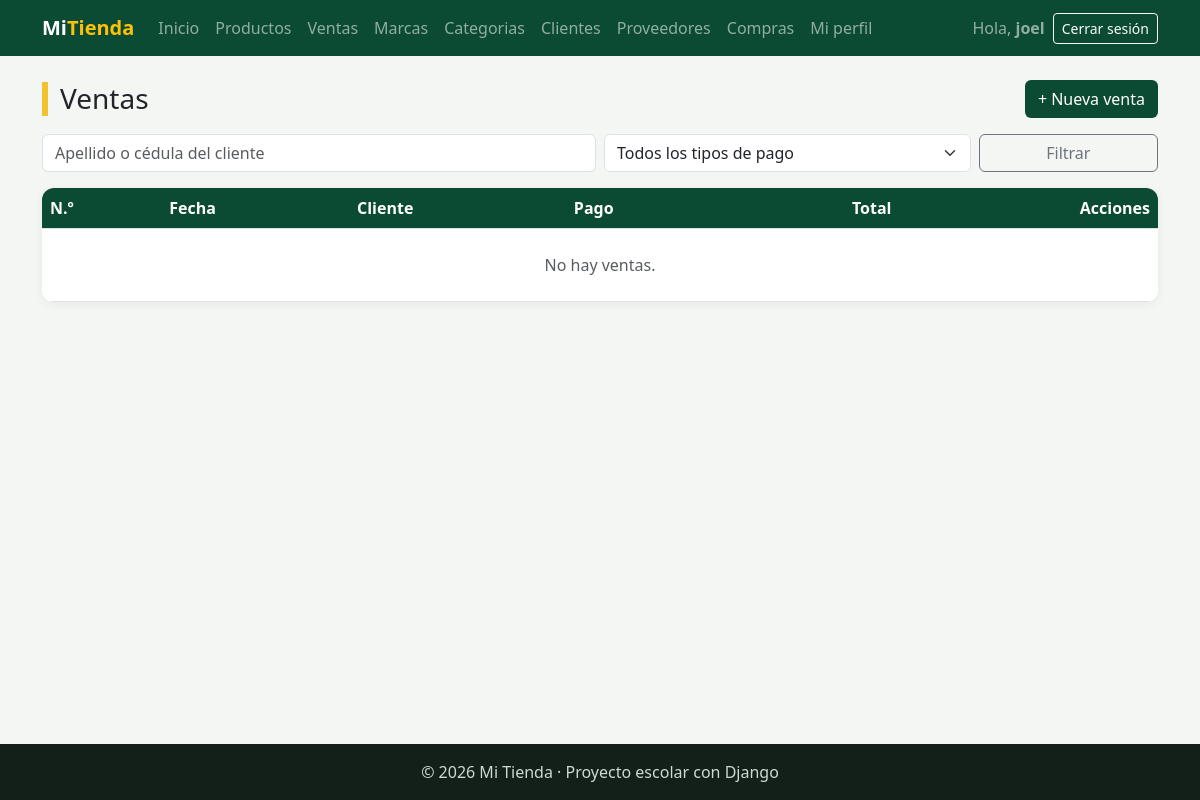
/facturacion/ventas/ (signed in), run on an earlier commit of the app's database.
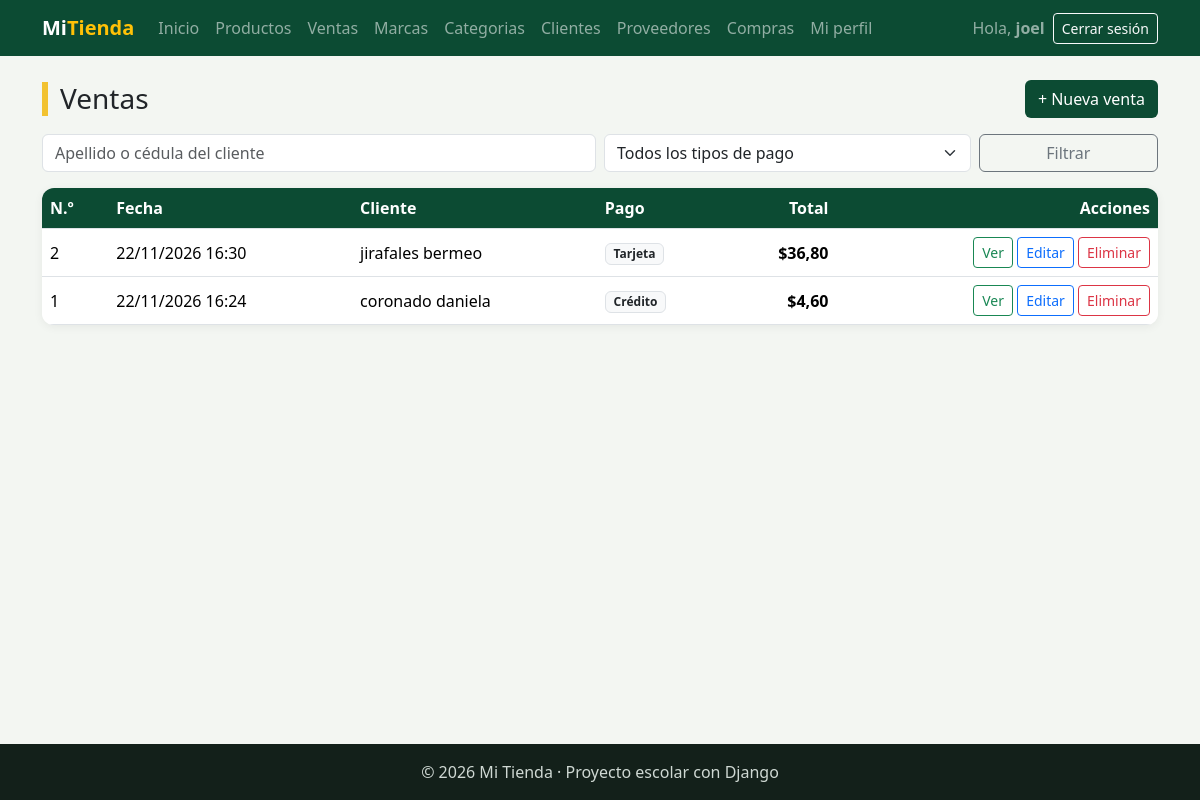
And on a later commit of the database.
### facturacion/models.py (models this page shows, shortened)
class ModeloBase(models.Model):
    user = models.ForeignKey(                    # 1:N con User: un usuario registra muchos registros
        User,
        on_delete=models.SET_NULL,               # Si borran al usuario, el registro se queda con user vacío
        null=True,                               # SET_NULL necesita que la columna acepte NULL
        blank=True,
        editable=False,                          # No aparece en formularios: lo llena la VISTA, no la persona
        related_name="%(class)s_registrados",    # %(class)s = nombre del modelo → user.producto_registrados
        verbose_name="Registrado por",
    )
    fecha_creacion = models.DateTimeField("Fecha de creación", auto_now_add=True)   # Se llena sola al CREAR
    fecha_modificacion = models.DateTimeField("Última modificación", auto_now=True) # Se actualiza sola en CADA save()
    class Meta:
        abstract = True                          # ← LA CLAVE: modelo "molde", sin tabla propia

class Venta(ModeloBase):
    cliente = models.ForeignKey(Cliente, on_delete=models.PROTECT, related_name="ventas")   # 1:N
    fecha_hora = models.DateTimeField("Fecha y hora", default=timezone.now)   # default: la hora actual, editable
    subtotal = models.DecimalField(max_digits=12, decimal_places=2, default=0, editable=False)
    iva = models.DecimalField("IVA", max_digits=12, decimal_places=2, default=0, editable=False)
    total = models.DecimalField(max_digits=12, decimal_places=2, default=0, editable=False)
    tipo_pago = models.CharField(
        "Tipo de pago",
        max_length=15,
        choices=TipoPago.choices,                # Solo acepta contado, credito, transferencia o tarjeta
        default=TipoPago.CONTADO,
    )
    class Meta:
        verbose_name = "Venta"
        verbose_name_plural = "Ventas"
        ordering = ["-fecha_hora"]               # La más reciente primero

class Cliente(ModeloBase):
    cedula = models.CharField("Cédula", max_length=10, unique=True)
    nombres = models.CharField(max_length=80)
    apellidos = models.CharField(max_length=80)
    email = models.EmailField("Correo", blank=True)
    telefono = models.CharField("Teléfono", max_length=15, blank=True)
    direccion = models.CharField("Dirección", max_length=200, blank=True)
    class Meta:
        verbose_name = "Cliente"
        verbose_name_plural = "Clientes"
        ordering = ["apellidos", "nombres"]
    def __str__(self):
        return f"{self.apellidos} {self.nombres}"

### facturacion/views.py (the view)
# urls.py: path("ventas/", views.VentaListView.as_view(), name="venta_lista"),
class VentaListView(LoginRequiredMixin, ListView):
    model = Venta
    template_name = "facturacion/venta_lista.html"
    context_object_name = "ventas"
    paginate_by = 10
    extra_context = {"titulo": "Ventas", "tipos_pago": TipoPago.choices}   # opciones para el filtro
    def get_queryset(self):
        ventas = super().get_queryset().select_related("cliente")   # trae el cliente en el mismo JOIN
        q = self.request.GET.get("q", "")
        tipo = self.request.GET.get("tipo_pago", "")
        if q:   # Q(...) | Q(...) = condición con OR: por apellido O por cédula
            ventas = ventas.filter(Q(cliente__apellidos__icontains=q) | Q(cliente__cedula__icontains=q))
        if tipo:
            ventas = ventas.filter(tipo_pago=tipo)
        return ventas
    def get_context_data(self, **kwargs):
        contexto = super().get_context_data(**kwargs)
        contexto["q"] = self.request.GET.get("q", "")
        contexto["tipo_pago"] = self.request.GET.get("tipo_pago", "")
        return contexto

### facturacion/templates/facturacion/venta_lista.html (shortened to what this page needs)
{% extends "base.html" %}
{% block contenido %}
<div class="d-flex justify-content-between align-items-center flex-wrap gap-2 mb-3">
    <h1 class="h3 titulo-pagina m-0">{{ titulo }}</h1>
    <a href="{% url 'facturacion:venta_crear' %}" class="btn btn-verde">+ Nueva venta</a>
</div>
<form method="get" class="row g-2 mb-3">
    <div class="col-md-6"><input type="text" name="q" value="{{ q }}" class="form-control" placeholder="Apellido o cédula del cliente"></div>
    <div class="col-md-4">
        <select name="tipo_pago" class="form-select">
            <option value="">Todos los tipos de pago</option>
        </select>
    </div>
    <div class="col-md-2"><button type="submit" class="btn btn-outline-secondary w-100">Filtrar</button></div>
</form>
<div class="tarjeta p-0 table-responsive">
    <table class="table table-hover align-middle m-0">
        <thead>
            <tr><th>N.º</th><th>Fecha</th><th>Cliente</th><th>Pago</th><th class="text-end">Total</th><th class="text-end">Acciones</th></tr>
        </thead>
        <tbody>
            {% for venta in ventas %}
            <tr>
                <td>{{ venta.pk }}</td>
                <td>{{ venta.fecha_hora|date:"d/m/Y H:i" }}</td>
                <td>{{ venta.cliente }}</td>
                <td><span class="badge bg-light text-dark border">{{ venta.get_tipo_pago_display }}</span></td>
                <td class="text-end fw-semibold">${{ venta.total }}</td>
                <td class="text-end text-nowrap">
                    <a href="{% url 'facturacion:venta_detalle' venta.pk %}" class="btn btn-sm btn-outline-success">Ver</a>
                    <a href="{% url 'facturacion:venta_editar' venta.pk %}" class="btn btn-sm btn-outline-primary">Editar</a>
                    <a href="{% url 'facturacion:venta_eliminar' venta.pk %}" class="btn btn-sm btn-outline-danger">Eliminar</a>
                </td>
            </tr>
            {% empty %}
            <tr><td colspan="6" class="text-center text-muted py-4">No hay ventas.</td></tr>
            {% endfor %}
        </tbody>
    </table>
</div>
{% endblock %}

What changed in the data, as far as the page shows it:
added Venta: pk "2", fecha_hora "22/11/2026 16:30", cliente "jirafales bermeo", tipo_pago "Tarjeta", total "36,80"
added Venta: pk "1", fecha_hora "22/11/2026 16:24", cliente "coronado daniela", tipo_pago "Crédito", total "4,60"
Also different on the page:
text no longer shown: "No hay ventas."
